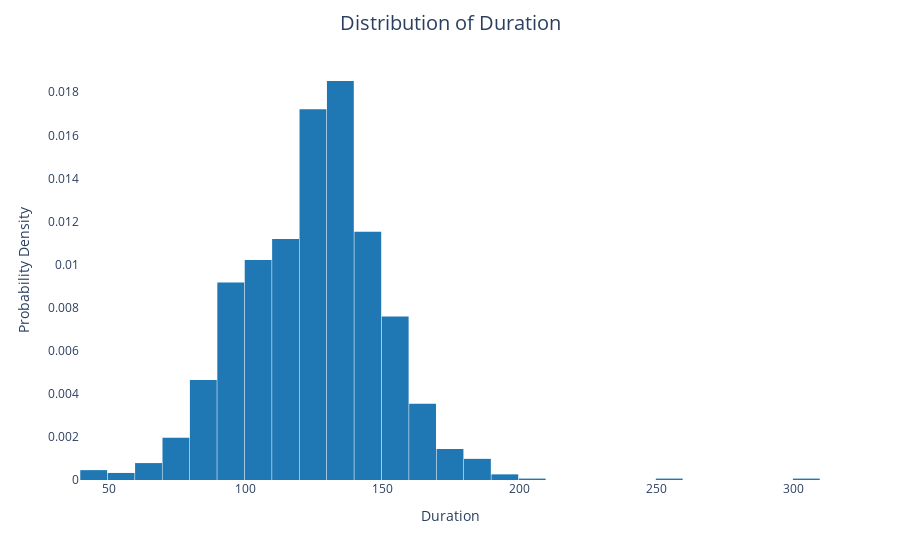

Notebook code cell kept with this figure:
### Markdown cell above
# Distribution of time Duretion

### Code cell
fig_duration = px.histogram(df, x = 'Duration', histnorm='probability density', nbins = 40, color_discrete_sequence = colors)
fig_duration.update_traces(selector=dict(type='histogram'))
fig_duration.update_layout(title='Distribution of Duration', title_x=0.5, title_pad=dict(t=20), title_font=dict(size=20), xaxis_title='Duration', yaxis_title='Probability Density', xaxis=dict(showgrid=False), yaxis=dict(showgrid=False), bargap=0.02, plot_bgcolor = 'white')
fig_duration.show()

### Figure 1 — Plotly figure (JSON) as saved in the notebook; plotly's stock layout.template omitted (floating-point values rounded to 4 significant figures; data arrays with more than 128 entries replaced by an {"elided": "..."} marker saying what was removed)
{"data": [{"alignmentgroup": "True", "bingroup": "x", "histnorm": "probability density", "hovertemplate": "Duration=%{x}<br>probability density=%{y}<extra></extra>", "legendgroup": "", "marker": {"color": "#1f77b4", "pattern": {"shape": ""}}, "name": "", "nbinsx": 40, "offsetgroup": "", "orientation": "v", "showlegend": false, "type": "histogram", "x": {"elided": "1528 int values"}, "xaxis": "x", "yaxis": "y"}], "layout": {"autosize": true, "bargap": 0.02, "barmode": "relative", "legend": {"tracegroupgap": 0}, "margin": {"t": 60}, "plot_bgcolor": "white", "title": {"font": {"size": 20}, "pad": {"t": 20}, "text": "Distribution of Duration", "x": 0.5}, "xaxis": {"anchor": "y", "autorange": true, "domain": [0, 1], "range": [39.5, 309.5], "showgrid": false, "title": {"text": "Duration"}, "type": "linear"}, "yaxis": {"anchor": "x", "autorange": true, "domain": [0, 1], "range": [0, 0.0195], "showgrid": false, "title": {"text": "Probability Density"}}}}
